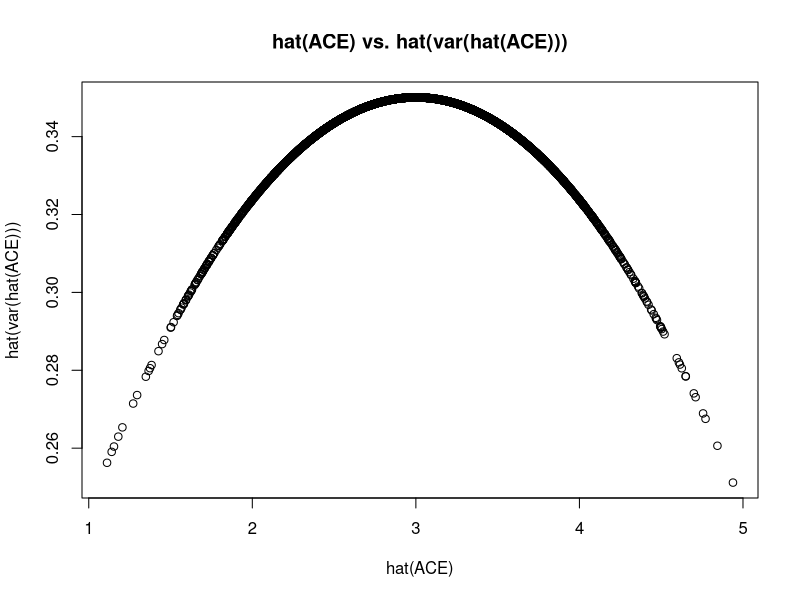
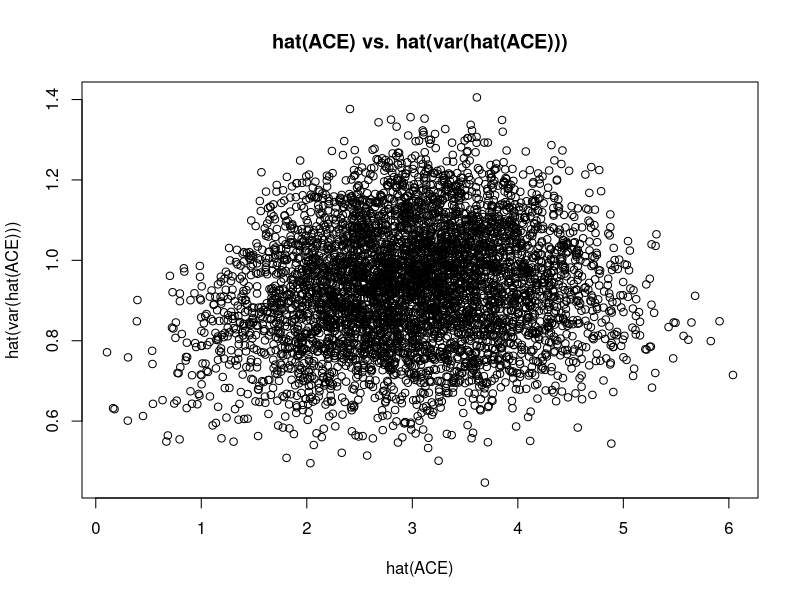
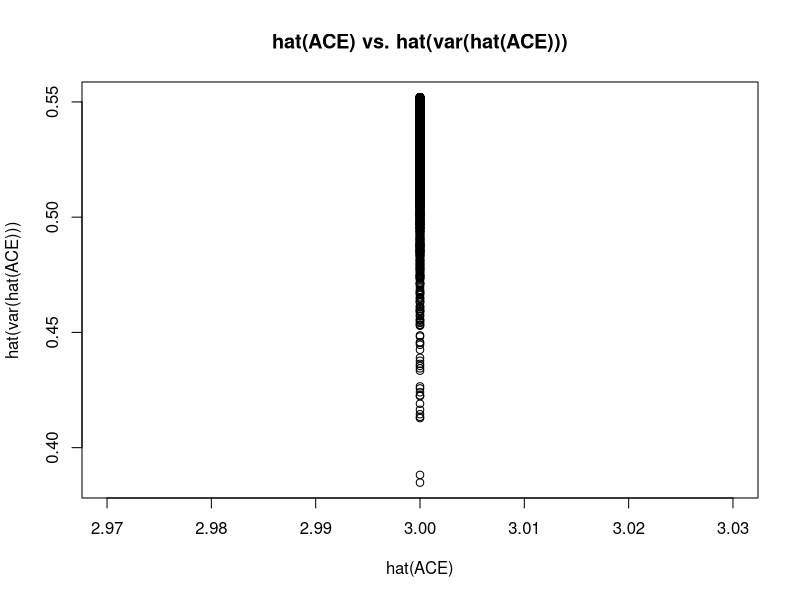
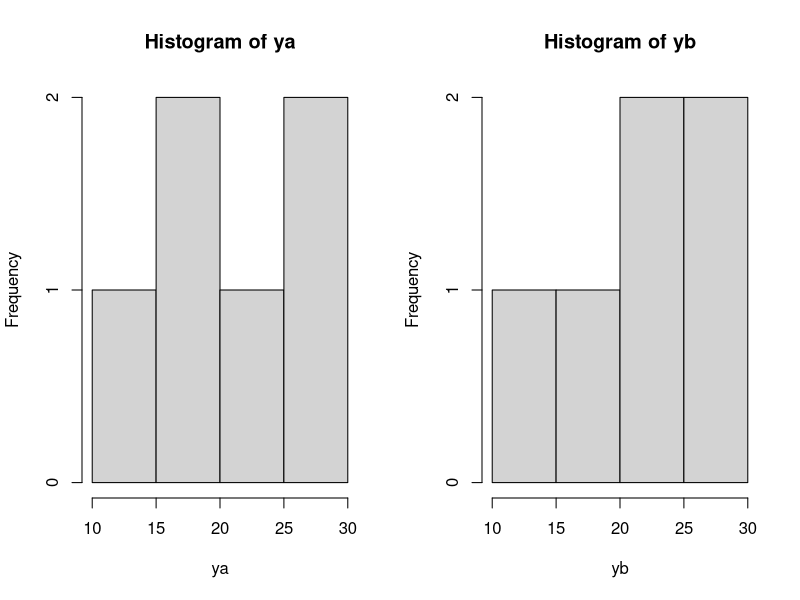
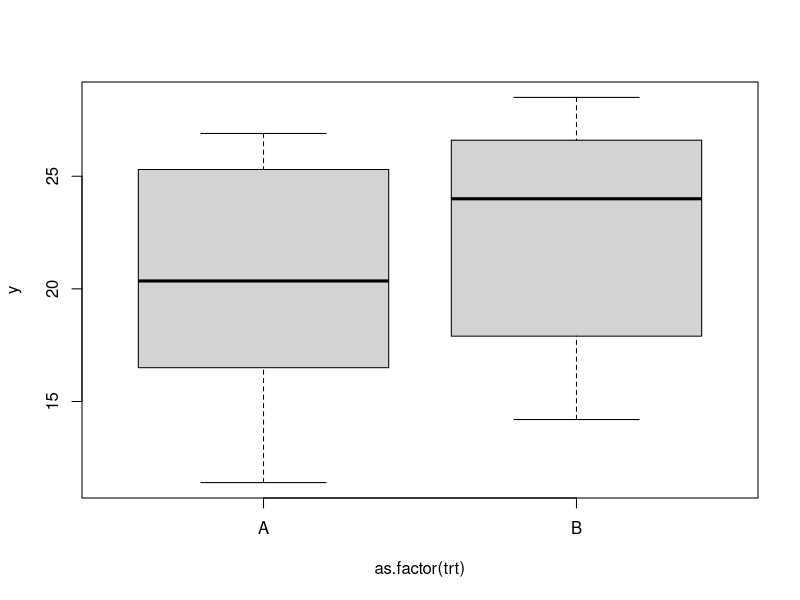
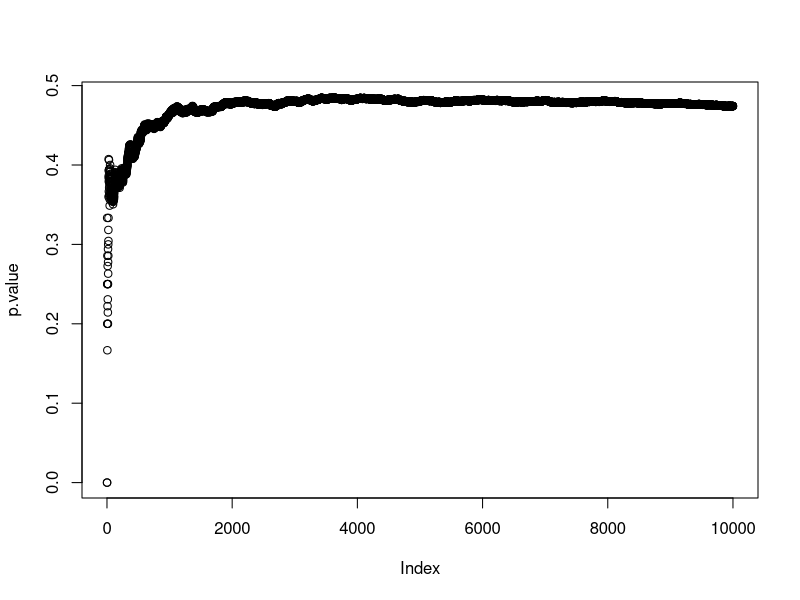
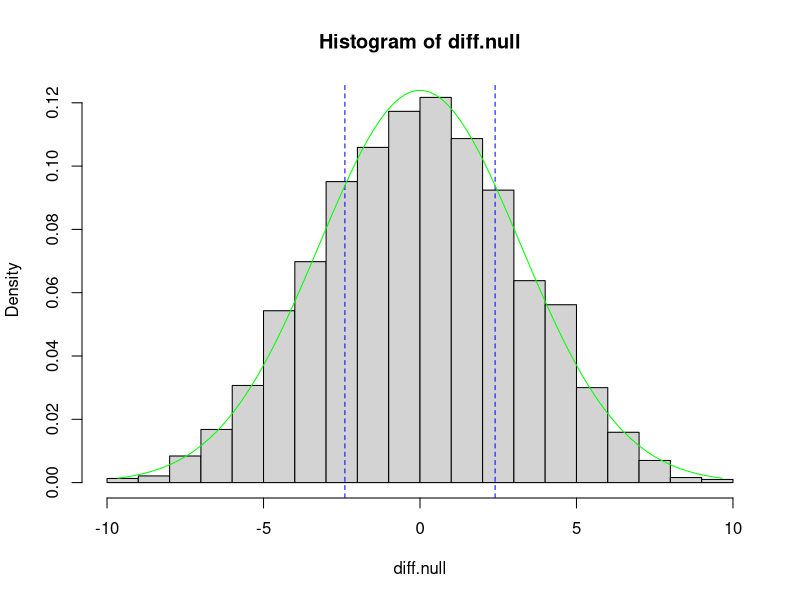

Reproduce these figures in R, in order.
## (1) Neyman-based inference; binary treatment and response

## Data

x <- c(rep(0,20), rep(1,20))
y <- c(0,1,0,0,0,0,0,1,0,0,0,1,0,0,0,1,0,0,0,0,
       1,1,1,1,0,0,0,1,1,0,0,1,1,0,0,1,1,0,1,1)
n <- length(x)
k <- sum(x)  # size of treatment group

mean.ctrl <- mean(y[x==0])
mean.trt <- mean(y[x==1])
hat.ace <-  mean.trt - mean.ctrl


## Confidence interval:
var.ctrl <- var(y[x==0])
var.trt <- var(y[x==1])

hat.var.hat.ace <- var.trt/k + var.ctrl/(n-k)

##95% asymptotic confidence interval:

hat.ace - 1.96*sqrt(hat.var.hat.ace)
hat.ace + 1.96*sqrt(hat.var.hat.ace)

#######################################################

# (2) Neyman-based inference; binary treatment and 
#     continuous response

x <- c(rep(0,20), rep(1,20))
y <- c(9.87, 12.14,9.62,8.63,11.40,7.40,6.88,10.00,7.39,11.31,
       11.56, 8.78, 3.70, 10.36, 10.68, 6.60, 11.11, 7.94, 10.97, 10.43,
       14.90, 17.06, 20.62, 18.18, 15.29, 12.38, 18.27, 16.00, 13.45, 16.29,
       14.93, 11.35, 17.02, 16.60, 13.99, 16.59, 10.76, 16.79, 13.42, 15.30)
n <- length(x)
k <- sum(x)

mean.ctrl <- mean(y[x==0])
mean.trt <- mean(y[x==1])
hat.ace <-  mean.trt - mean.ctrl


## Confidence interval:
var.ctrl <- var(y[x==0])
var.trt <- var(y[x==1])

hat.var.hat.ace <- var.trt/k + var.ctrl/(n-k)

##95% asymptotic confidence interval:

hat.ace - 1.96*sqrt(hat.var.hat.ace)
hat.ace + 1.96*sqrt(hat.var.hat.ace)

#######################################################

# (3) Neyman-based inference; binary treatment and 
#     continuous response
#     Investigating coverage properties and additivity


n <- 40  #finite population size
k <- 20  #treatment group size


## (3a) Simulating potential outcomes under additivity
ace.true <- 3
yctrl <- rnorm(n,10,2) # simulating Y(0) [from N(10,2)]
ytrt <- yctrl + ace.true  # additivity
mean(ytrt) - mean(yctrl) # true ACE
nsims <- 5000
covered <- rep(NA,nsims) # vector for coverage indicators
hat.ace.vec <- rep(NA,nsims)
hat.var.hat.ace.vec <- rep(NA,nsims)

for(i in 1:nsims){
  trt.grp <- sample((1:n),k)  #choose our treatment group
  x <- rep(0,n)
  x[trt.grp] <- 1  #construct treatment vector
  y <- yctrl*(x==0) + ytrt*(x==1)  #build observed data vector
  ### Neyman procedure:
  mean.ctrl <- mean(y[x==0])
  mean.trt <- mean(y[x==1])
  hat.ace <-  mean.trt - mean.ctrl
  hat.ace.vec[i] <- hat.ace	# store the ACE estimate
  var.ctrl <- var(y[x==0])  # variance of control grp
  var.trt <- var(y[x==1])   # varianc
  hat.var.hat.ace <- var.trt/k + var.ctrl/(n-k)
  covered[i] <- (((hat.ace - 1.96*sqrt(hat.var.hat.ace)) < ace.true) &
                   ((hat.ace + 1.96*sqrt(hat.var.hat.ace)) > ace.true))
  hat.var.hat.ace.vec[i] <- hat.var.hat.ace # store var(hat ACE) estimate
}
sum(covered)/nsims  ## about 95%
mean(hat.ace.vec)  # are we unbiased ?
var(hat.ace.vec)   # true variability
mean(hat.var.hat.ace.vec) # are we unbiased?

plot(hat.ace.vec,hat.var.hat.ace.vec, main="hat(ACE) vs. hat(var(hat(ACE)))",
     ylab="hat(var(hat(ACE)))", xlab="hat(ACE)" )


## (3b) Simulating potential outcomes under non-additivity

ace.true <- 3
yctrl <- rnorm(n,10,2) # simulating from N(10,2)
heterog <- rnorm(n,0,3) # building disturbance vector
heterog <- heterog - mean(heterog) # ensuring sums to 0
ytrt <- yctrl + ace.true + heterog # building ytrt
mean(ytrt) - mean(yctrl) # True ACE
nsims <- 5000
covered <- rep(NA,nsims) # vector for coverage indicators
hat.ace.vec <- rep(NA,nsims)
hat.var.hat.ace.vec <- rep(NA,nsims)

for(i in 1:nsims){
  trt.grp <- sample((1:n),k)  #choose our treatment group
  x <- rep(0,n)
  x[trt.grp] <- 1  #construct treatment vector
  y <- yctrl*(x==0) + ytrt*(x==1)  #build observed data vector
  ### Neyman procedure:
  mean.ctrl <- mean(y[x==0])
  mean.trt <- mean(y[x==1])
  hat.ace <-  mean.trt - mean.ctrl
  hat.ace.vec[i] <- hat.ace	# store the ACE estimate
  var.ctrl <- var(y[x==0])  # variance of control grp
  var.trt <- var(y[x==1])   # varianc
  hat.var.hat.ace <- var.trt/k + var.ctrl/(n-k)
  covered[i] <- (((hat.ace - 1.96*sqrt(hat.var.hat.ace)) < ace.true) &
                   ((hat.ace + 1.96*sqrt(hat.var.hat.ace)) > ace.true))
  hat.var.hat.ace.vec[i] <- hat.var.hat.ace # store var(hat ACE) estimate
}
sum(covered)/nsims  ## 
mean(hat.ace.vec)  # are we unbiased ?
var(hat.ace.vec)   # true variability
mean(hat.var.hat.ace.vec) # are we unbiased?

plot(hat.ace.vec,hat.var.hat.ace.vec, main="hat(ACE) vs. hat(var(hat(ACE)))",
     ylab="hat(var(hat(ACE)))", xlab="hat(ACE)" )

## (3c) Simulating potential outcomes: Extreme scenario

ace.true <- 3
yctrl <- rnorm(n,0,2) # simulating from N(0,2)
yctrl <- yctrl - mean(yctrl)
ytrt <- ace.true - yctrl  # building ytrt
mean(ytrt) - mean(yctrl) # True ACE
nsims <- 5000
covered <- rep(NA,nsims) # vector for coverage indicators
hat.ace.vec <- rep(NA,nsims)
hat.var.hat.ace.vec <- rep(NA,nsims)

for(i in 1:nsims){
  trt.grp <- sample((1:n),k)  #choose our treatment group
  x <- rep(0,n)
  x[trt.grp] <- 1  #construct treatment vector
  y <- yctrl*(x==0) + ytrt*(x==1)  #build observed data vector
  ### Neyman procedure:
  mean.ctrl <- mean(y[x==0])
  mean.trt <- mean(y[x==1])
  hat.ace <-  mean.trt - mean.ctrl
  hat.ace.vec[i] <- hat.ace	# store the ACE estimate
  var.ctrl <- var(y[x==0])  # variance of control grp
  var.trt <- var(y[x==1])   # varianc
  hat.var.hat.ace <- var.trt/k + var.ctrl/(n-k)
  covered[i] <- (((hat.ace - 1.96*sqrt(hat.var.hat.ace)) < ace.true) &
                   ((hat.ace + 1.96*sqrt(hat.var.hat.ace)) > ace.true))
  hat.var.hat.ace.vec[i] <- hat.var.hat.ace # store var(hat ACE) estimate
}
sum(covered)/nsims  ##  100% coverage!
mean(hat.ace.vec)  # are we unbiased ?
var(hat.ace.vec)   # true variability = 0 (!)
mean(hat.var.hat.ace.vec) # are we unbiased?

plot(hat.ace.vec,hat.var.hat.ace.vec, main="hat(ACE) vs. hat(var(hat(ACE)))",
     ylab="hat(var(hat(ACE)))", xlab="hat(ACE)" )


#######################################################
## (4) Fisher's test of the null hypothesis of no effect

## Vesikari data (from lecture)

x <- c(rep(1,100),rep(0,100))
y   <- c(rep(1,63),rep(0,37),rep(1,48),rep(0,52))
table(y,x)

obs.test.stat <- sum(x*(1-y))

n <- length(x)
k <- sum(x)

nsims <- 5000
test.stat.vec <- rep(NA,nsims)

for(i in 1:nsims){
  trt.grp <- sample((1:n),k)  #choose our treatment group
  xsim <- rep(0,n)
  xsim[trt.grp] <- 1  #construct treatment vector
  test.stat <- sum(xsim*(1-y))
  test.stat.vec[i] <- test.stat
}


sum(test.stat.vec < (obs.test.stat+0.5))/nsims

## Compare to the true value
phyper(37,100,100,89)





#######################################################
##  (5) Fisher's randomization test continuous response
##
#data 
trt<-c("A","A","B","B","A","B","B","B","A","A","B","A")
y<-c(26.9,11.4,26.6,23.7,25.3,28.5,14.2,17.9,16.5,21.1,24.3,19.6)

ya<-y[trt=="A"]
yb<-y[trt=="B"]


#descriptive analysis
par(mfrow=c(1,2))
hist(ya) ; hist(yb)

par(mfrow=c(1,1))
boxplot(y~as.factor(trt))

mean(ya)   # same as mean(y[trt=="A"])
mean(yb)   # same as mean(y[trt=="B"])

sd(ya)
sd(yb)                                  


#now lets do a randomization test, 
#using the difference in means as our test 
#statistic. 


diff.obs<- (mean(yb)-mean(ya)) 




nsim<-10000
diff.null<-rep(0,nsim)
p.value<-rep(0,nsim)      


for(i in 1:nsim) {
  
  trt.sim<-sample(trt) 
  ya.sim<-y[trt.sim=="A"]
  yb.sim<-y[trt.sim=="B"]
  
  
  diff.sim<- (mean(yb.sim)-mean(ya.sim))
  
  diff.null[i]<-diff.sim
  
  p.value[i]<-mean(abs(diff.null[1:i])>=abs(diff.obs))
  #can you figure out what the above line does?
} 

#has the *estimated* p-value converged?
plot(p.value)
#note that p.value[nsim] will converge to the 
#correct p-value as nsim -> infinity. To decide
#if your nsim is big enough, use the above plot 
#and decide if it has converged

#ok, I think it has converged
hist(diff.null,prob=T)    # note prob=T makes the height equal to a proportion
abline(v= c( -abs(diff.obs), abs(diff.obs)), lty=2,col="blue")
p.value.rdist<-mean( abs(diff.null)>=abs(diff.obs) )
p.value.rdist

# compare to a normal distribution

sd.diff <- sqrt(var(ya)/(length(ya)) + var(yb)/(length(yb)))

x<-seq(-3*sd.diff,3*sd.diff,length=100)
lines(x, dnorm(x,0,sd.diff),col="green")


